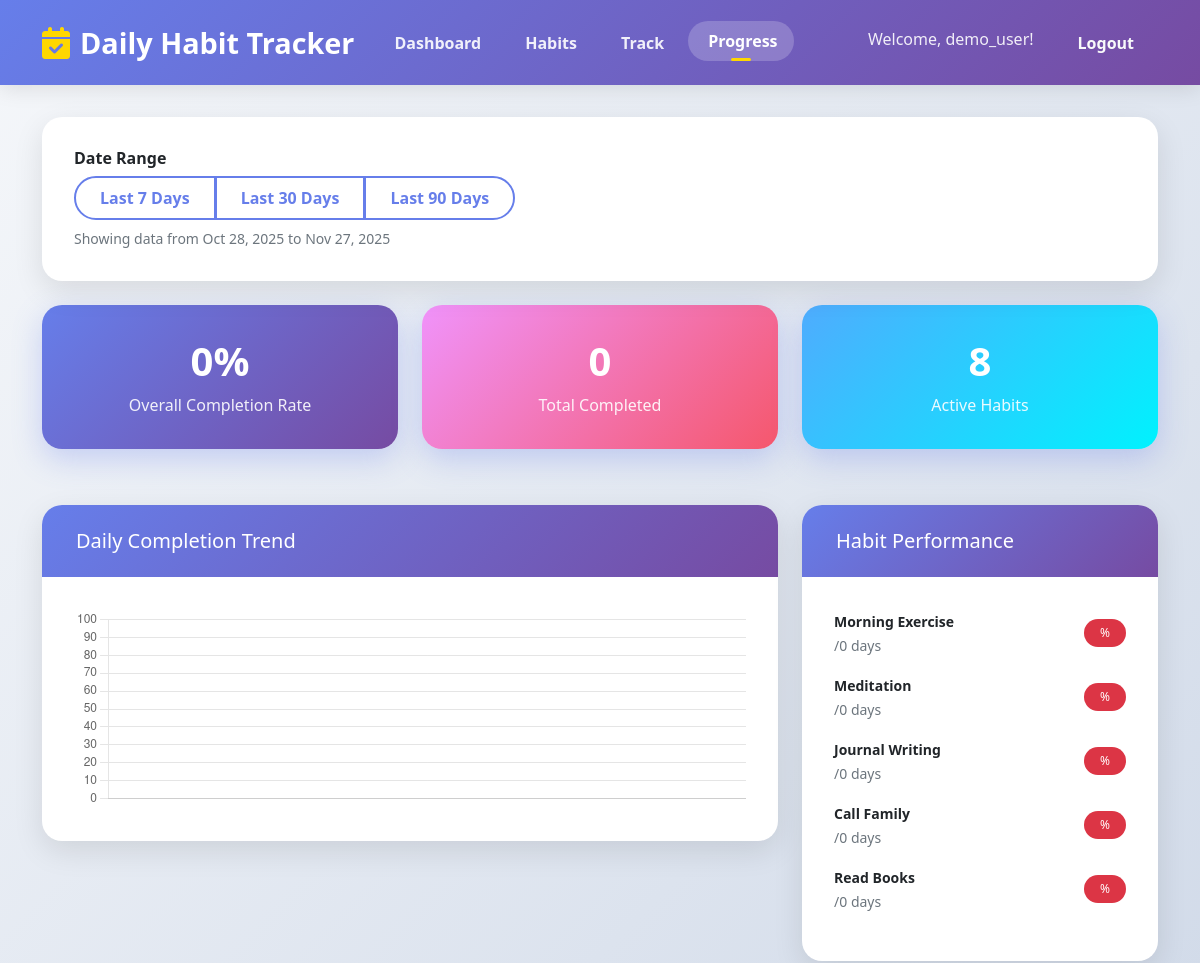
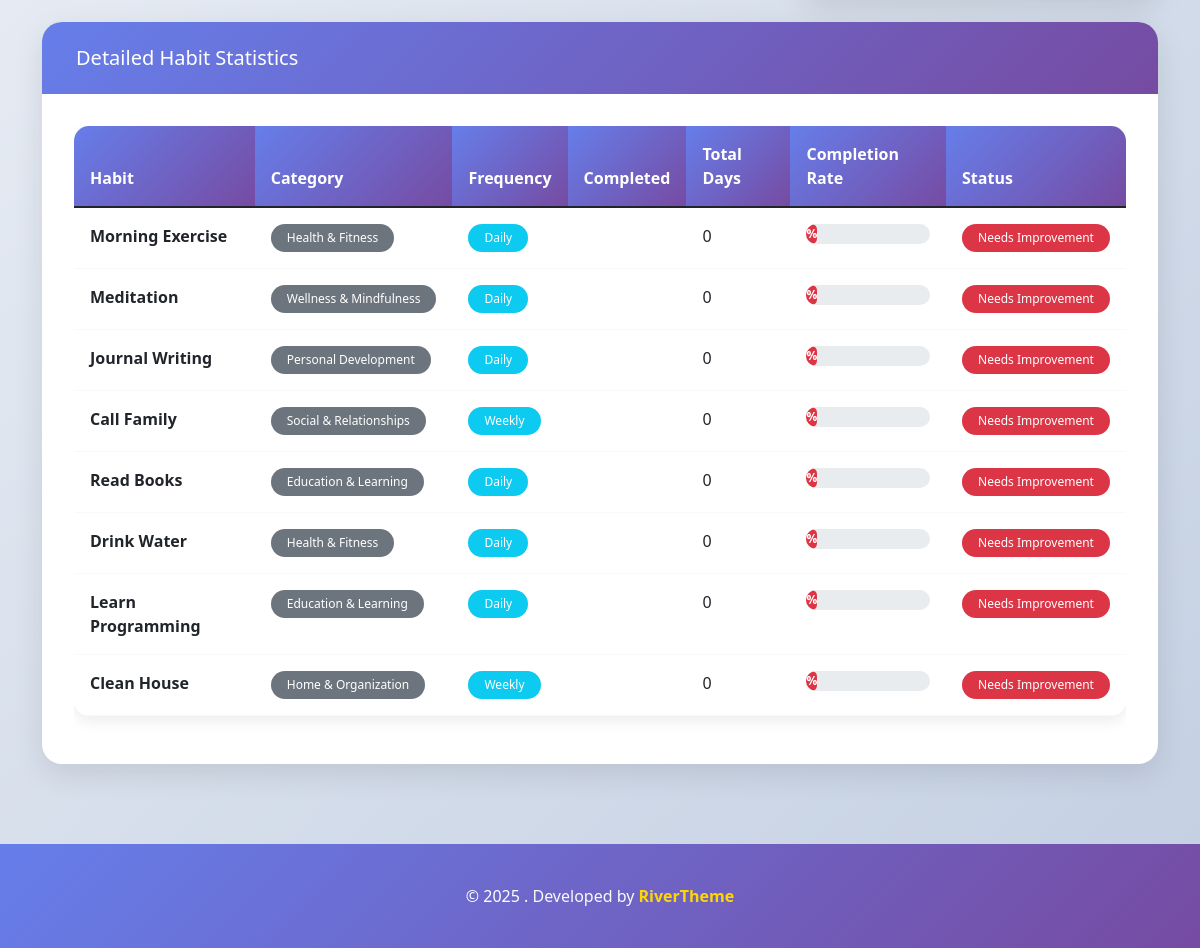
The page /progress.php (signed in) on the database its author committed (2 pictures, top to bottom).
### tables this page shows
CREATE TABLE IF NOT EXISTS users (
    id INT AUTO_INCREMENT PRIMARY KEY,
    username VARCHAR(50) UNIQUE NOT NULL,
    email VARCHAR(100) UNIQUE NOT NULL,
    password_hash VARCHAR(255) NOT NULL,
    first_name VARCHAR(50),
    last_name VARCHAR(50),
    created_at TIMESTAMP DEFAULT CURRENT_TIMESTAMP,
    updated_at TIMESTAMP DEFAULT CURRENT_TIMESTAMP ON UPDATE CURRENT_TIMESTAMP,
    is_active BOOLEAN DEFAULT TRUE
);

CREATE TABLE IF NOT EXISTS habits (
    id INT AUTO_INCREMENT PRIMARY KEY,
    user_id INT NOT NULL,
    title VARCHAR(100) NOT NULL,
    description TEXT,
    category VARCHAR(50),
    color VARCHAR(7) DEFAULT '#007bff',
    target_frequency ENUM('daily', 'weekly') DEFAULT 'daily',
    is_active BOOLEAN DEFAULT TRUE,
    created_at TIMESTAMP DEFAULT CURRENT_TIMESTAMP,
    updated_at TIMESTAMP DEFAULT CURRENT_TIMESTAMP ON UPDATE CURRENT_TIMESTAMP,
    FOREIGN KEY (user_id) REFERENCES users(id) ON DELETE CASCADE,
    INDEX idx_user_habits (user_id, is_active)
);

### progress.php (the view, shortened to what this page needs)
<?php
require_once 'config.php';
$end_date = date('Y-m-d');
$start_date = date('Y-m-d', strtotime('-30 days'));
$stmt = $pdo->prepare("
    SELECT h.id, h.title, h.category, h.target_frequency,
           COUNT(ht.id) as total_days,
           SUM(ht.completed) as completed_days,
           ROUND((SUM(ht.completed) / COUNT(ht.id)) * 100, 1) as completion_rate
    FROM habits h
    LEFT JOIN habit_tracking ht ON h.id = ht.habit_id
        AND ht.tracking_date BETWEEN ? AND ?
    WHERE h.user_id = ? AND h.is_active = 1
    GROUP BY h.id
    ORDER BY completion_rate DESC
");
$stmt->execute([$start_date, $end_date, $_SESSION['user_id']]);
$habits_stats = $stmt->fetchAll();
$stmt = $pdo->prepare("
    SELECT
        COUNT(*) as total_entries,
        SUM(completed) as total_completed,
        ROUND((SUM(completed) / COUNT(*)) * 100, 1) as overall_rate
    FROM habit_tracking ht
    JOIN habits h ON ht.habit_id = h.id
    WHERE h.user_id = ? AND ht.tracking_date BETWEEN ? AND ?
");
$stmt->execute([$_SESSION['user_id'], $start_date, $end_date]);
$overall_stats = $stmt->fetch();
$stmt = $pdo->prepare("
    SELECT
        ht.tracking_date,
        COUNT(*) as total_habits,
        SUM(ht.completed) as completed_habits,
        ROUND((SUM(ht.completed) / COUNT(*)) * 100, 1) as daily_rate
    FROM habit_tracking ht
    JOIN habits h ON ht.habit_id = h.id
    WHERE h.user_id = ? AND ht.tracking_date BETWEEN ? AND ?
    GROUP BY ht.tracking_date
    ORDER BY ht.tracking_date
");
$stmt->execute([$_SESSION['user_id'], $start_date, $end_date]);
$daily_trend = $stmt->fetchAll();
$stmt = $pdo->prepare("SELECT username FROM users WHERE id = ?");
$stmt->execute([$_SESSION['user_id']]);
$user = $stmt->fetch();
?>
<!DOCTYPE html>
<html lang="en">
<head>
        <link href="https://cdn.jsdelivr.net/npm/bootstrap@5.1.3/dist/css/bootstrap.min.css" rel="stylesheet">
        <link rel="stylesheet" href="https://cdnjs.cloudflare.com/ajax/libs/font-awesome/6.4.0/css/all.min.css">
</head>
<body>
    <nav class="navbar navbar-expand-lg navbar-dark">
        <div class="container">
            <a class="navbar-brand" href="dashboard.php">
                <i class="fas fa-calendar-check"></i>
                Daily Habit Tracker
            </a>
            <div class="collapse navbar-collapse" id="navbarNav">
                <ul class="navbar-nav me-auto">
                    <li class="nav-item">
                        <a class="nav-link" href="dashboard.php">
                            <i class="bi bi-house-fill me-1"></i>Dashboard
                        </a>
                    </li>
                    <li class="nav-item">
                        <a class="nav-link" href="habits.php">
                            <i class="bi bi-list-check me-1"></i>Habits
                        </a>
                    </li>
                    <li class="nav-item">
                        <a class="nav-link" href="track.php">
                            <i class="bi bi-calendar-check me-1"></i>Track
                        </a>
                    </li>
                    <li class="nav-item">
                        <a class="nav-link active" href="progress.php">
                            <i class="bi bi-graph-up me-1"></i>Progress
                        </a>
                    </li>
                </ul>
                <div class="navbar-nav">
                    <span class="navbar-text me-3">
                        Welcome, <?php echo htmlspecialchars($user['username']); ?>!
                    </span>
                    <a href="logout.php" class="btn btn-outline-light">
                        <i class="bi bi-box-arrow-right me-1"></i>Logout
                    </a>
                </div>
            </div>
        </div>
    </nav>
    <div class="main-content">
        <div class="container">
            <div class="card mb-4">
                <div class="card-body">
                    <h6 class="card-title fw-bold">Date Range</h6>
                    <div class="btn-group" role="group">
                        <a href="?days=7" class="btn btn-outline-primary <?php echo isset($_GET['days']) && $_GET['days'] == '7' ? 'active' : ''; ?>">Last 7 Days</a>
                        <a href="?days=30" class="btn btn-outline-primary <?php echo isset($_GET['days']) && $_GET['days'] == '30' ? 'active' : ''; ?>">Last 30 Days</a>
                        <a href="?days=90" class="btn btn-outline-primary <?php echo isset($_GET['days']) && $_GET['days'] == '90' ? 'active' : ''; ?>">Last 90 Days</a>
                    </div>
                    <small class="text-muted d-block mt-2">
                        Showing data from <?php echo date('M j, Y', strtotime($start_date)); ?> to <?php echo date('M j, Y', strtotime($end_date)); ?>
                    </small>
                </div>
            </div>
            <div class="row mb-4">
                <div class="col-md-4">
                    <div class="stats-card">
                        <h3><?php echo $overall_stats['overall_rate'] ?? 0; ?>%</h3>
                        <p>Overall Completion Rate</p>
                    </div>
                </div>
                <div class="col-md-4">
                    <div class="stats-card" style="background: var(--secondary-gradient);">
                        <h3><?php echo $overall_stats['total_completed'] ?? 0; ?></h3>
                        <p>Total Completed</p>
                    </div>
                </div>
                <div class="col-md-4">
                    <div class="stats-card" style="background: var(--success-gradient);">
                        <h3><?php echo count($habits_stats); ?></h3>
                        <p>Active Habits</p>
                    </div>
                </div>
            </div>
            <div class="row">
                <div class="col-md-8 mb-4">
                    <div class="card">
                        <div class="card-header">
                            <h5><i class="bi bi-graph-up"></i> Daily Completion Trend</h5>
                        </div>
                        <div class="card-body">
                            <canvas id="dailyTrendChart" width="400" height="200"></canvas>
                        </div>
                    </div>
                </div>
                <div class="col-md-4 mb-4">
                    <div class="card">
                        <div class="card-header">
                            <h5><i class="bi bi-trophy"></i> Habit Performance</h5>
                        </div>
                        <div class="card-body">
                            <?php if (empty($habits_stats)): ?>
                                <p class="text-muted text-center">No data available</p>
                            <?php else: ?>
                                <?php foreach (array_slice($habits_stats, 0, 5) as $habit): ?>
                                    <div class="d-flex justify-content-between align-items-center mb-3">
                                        <div>
                                            <small class="fw-bold"><?php echo htmlspecialchars($habit['title']); ?></small>
                                            <br>
                                            <small class="text-muted"><?php echo $habit['completed_days']; ?>/<?php echo $habit['total_days']; ?> days</small>
                                        </div>
                                        <span class="badge bg-<?php echo $habit['completion_rate'] >= 80 ? 'success' : ($habit['completion_rate'] >= 60 ? 'warning' : 'danger'); ?>">
                                            <?php echo $habit['completion_rate']; ?>%
                                        </span>
                                    </div>
                                <?php endforeach; ?>
                            <?php endif; ?>
                        </div>
                    </div>
                </div>
            </div>
            <div class="card">
                <div class="card-header">
                    <h5><i class="bi bi-bar-chart"></i> Detailed Habit Statistics</h5>
                </div>
                <div class="card-body">
                    <?php if (empty($habits_stats)): ?>
                        <div class="empty-state">
                            <i class="bi bi-graph-up"></i>
                            <h5 class="text-muted mt-3">No habit data available for the selected period.</h5>
                        </div>
                    <?php else: ?>
                        <div class="table-responsive">
                            <table class="table">
                                <thead>
                                    <tr>
                                        <th>Habit</th>
                                        <th>Category</th>
                                        <th>Frequency</th>
                                        <th>Completed</th>
                                        <th>Total Days</th>
                                        <th>Completion Rate</th>
                                        <th>Status</th>
                                    </tr>
                                </thead>
                                <tbody>
                                    <?php foreach ($habits_stats as $habit): ?>
                                        <tr>
                                            <td><strong><?php echo htmlspecialchars($habit['title']); ?></strong></td>
                                            <td><span class="badge bg-secondary"><?php echo htmlspecialchars($habit['category']); ?></span></td>
                                            <td><span class="badge bg-info"><?php echo ucfirst($habit['target_frequency']); ?></span></td>
                                            <td><?php echo $habit['completed_days']; ?></td>
                                            <td><?php echo $habit['total_days']; ?></td>
                                            <td>
                                                <div class="progress">
                                                    <div class="progress-bar bg-<?php echo $habit['completion_rate'] >= 80 ? 'success' : ($habit['completion_rate'] >= 60 ? 'warning' : 'danger'); ?>"
                                                         style="width: <?php echo $habit['completion_rate']; ?>%">
                                                        <?php echo $habit['completion_rate']; ?>%
                                                    </div>
                                                </div>
                                            </td>
                                            <td>
                                                <span class="badge bg-<?php echo $habit['completion_rate'] >= 80 ? 'success' : ($habit['completion_rate'] >= 60 ? 'warning' : 'danger'); ?>">
                                                    <?php echo $habit['completion_rate'] >= 80 ? 'Excellent' : ($habit['completion_rate'] >= 60 ? 'Good' : 'Needs Improvement'); ?>
                                                </span>
                                            </td>
                                        </tr>
                                    <?php endforeach; ?>
                                </tbody>
                            </table>
                        </div>
                    <?php endif; ?>
                </div>
            </div>
        </div>
    </div>
    <footer class="footer">
        <div class="container">
            <div class="text-center my-2">
                <div>
                    <span>© 2025 . </span>
                    <span class="text-light">Developed by </span>
                    <a href="https://rivertheme.com" class="fw-bold text-decoration-none" target="_blank" rel="noopener">RiverTheme</a>
                </div>
            </div>
        </div>
    </footer>
    <script>
        // Daily Trend Chart
        const ctx = document.getElementById('dailyTrendChart').getContext('2d');
        const dailyTrendChart = new Chart(ctx, {
            type: 'line',
            data: {
                labels: <?php echo json_encode(array_column($daily_trend, 'tracking_date')); ?>,
                datasets: [{
                    label: 'Completion Rate (%)',
                    data: <?php echo json_encode(array_column($daily_trend, 'daily_rate')); ?>,
                    borderColor: 'rgb(102, 126, 234)',
                    backgroundColor: 'rgba(102, 126, 234, 0.1)',
                    tension: 0.4,
                    fill: true,
                    pointBackgroundColor: 'rgb(102, 126, 234)',
                    pointBorderColor: '#fff',
                    pointBorderWidth: 2,
                    pointRadius: 6
                }]
            },
            options: {
                responsive: true,
                maintainAspectRatio: false,
                scales: {
                    y: {
                        beginAtZero: true,
                        max: 100,
                        grid: {
                            color: 'rgba(0,0,0,0.1)'
                        }
                    },
                    x: {
                        grid: {
                            color: 'rgba(0,0,0,0.1)'
                        }
                    }
                },
                plugins: {
                    legend: {
                        display: false
                    }
                },
                elements: {
                    point: {
                        hoverRadius: 8
                    }
                }
            }
        });
    </script>
</body>
</html>

### rows shown on the page
users: username "demo_user"
habits: title "Morning Exercise", total_days "0", category "Health & Fitness", target_frequency "Daily"
habits: title "Meditation", total_days "0", category "Wellness & Mindfulness", target_frequency "Daily"
habits: title "Journal Writing", total_days "0", category "Personal Development", target_frequency "Daily"
habits: title "Call Family", total_days "0", category "Social & Relationships", target_frequency "Weekly"
habits: title "Read Books", total_days "0", category "Education & Learning", target_frequency "Daily"
habits: title "Drink Water", category "Health & Fitness", target_frequency "Daily", total_days "0"
habits: title "Learn Programming", category "Education & Learning", target_frequency "Daily", total_days "0"
habits: title "Clean House", category "Home & Organization", target_frequency "Weekly", total_days "0"

### other values the page prints
date('M j, Y', strtotime($start_date)) "Oct 28, 2025"
$overall_stats['overall_rate'] "0"
$overall_stats['total_completed'] "0"
count($habits_stats) "8"
